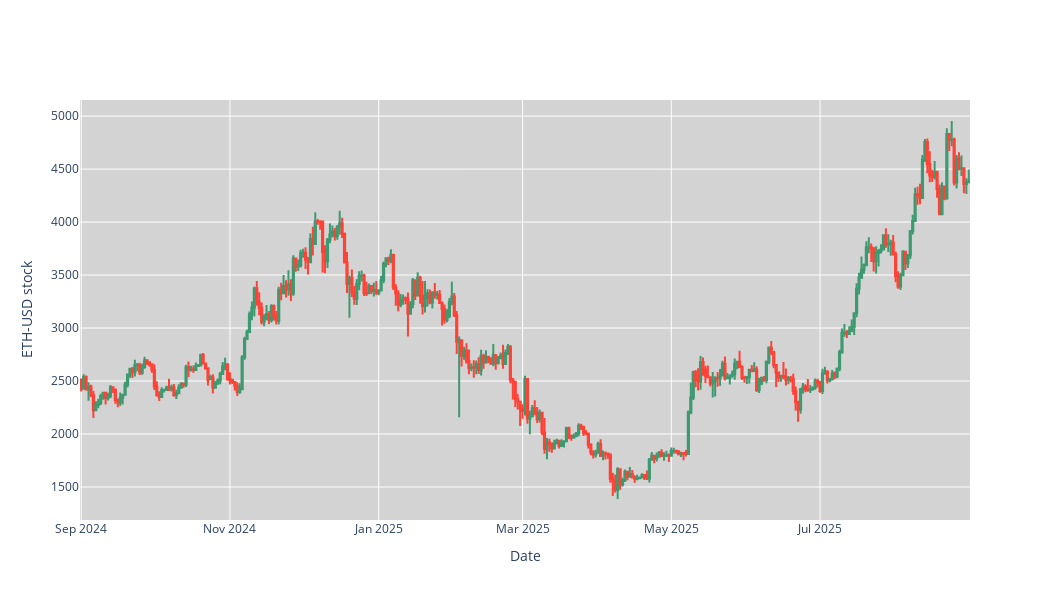

Here is the notebook cell this chart was saved with:
### Code cell
#Candlestick
fig = go.Figure(data=[go.Candlestick(x=stock_data.index, open = stock_data['Open'], close=stock_data['Close'], high = stock_data['High'], low=stock_data['Low'])])
fig.update_layout(xaxis_rangeslider_visible=False, yaxis_title=f'{ticker} stock', xaxis_title='Date', plot_bgcolor='lightgrey',
                  width=1050, height = 600)
fig.show()

### Figure 1 — Plotly figure (JSON) as saved in the notebook; plotly's stock layout.template omitted (floating-point values rounded to 4 significant figures; data arrays with more than 128 entries replaced by an {"elided": "..."} marker saying what was removed)
{"data": [{"close": {"elided": "365 float values"}, "high": {"elided": "365 float values"}, "low": {"elided": "365 float values"}, "open": {"elided": "365 float values"}, "type": "candlestick", "x": {"elided": "365 str values"}}], "layout": {"height": 600, "plot_bgcolor": "lightgrey", "width": 1050, "xaxis": {"rangeslider": {"visible": false}, "title": {"text": "Date"}}, "yaxis": {"title": {"text": "ETH-USD stock"}}}}
